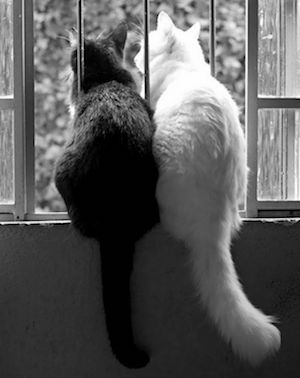
#> input picture katter.jpg, 300 x 378 px
$ python Floyd.py
#> lines starting #> are read from the running program, lines starting #| are printed output that depends on the picture
#> further down, image is the input picture: shape (378, 300, 3); min 0, max 255, mean 89.3
import matplotlib.pyplot as plt
import numpy as np
import imageio


def floyd_steinberg(i):
    floyd = np.zeros(i.shape)
    height, width = i.shape
#> height = 378; width = 300

    for x in range(1, height-1):
        for y in range(0, width-1):

            if i[x][y] < 127.5:
                floyd[x][y] = 0
            else:
                floyd[x][y] = 255

            quant_error = i[x][y] - floyd[x][y]
            i[x + 1][y] = i[x+1][y] + quant_error * 7 / 16
            i[x][y + 1] = i[x][y + 1] + quant_error * 5 / 16
            i[x-1][y+1] = i[x-1][y+1] + quant_error * 3 / 16
            i[x+1][y+1] = i[x+1][y+1] + quant_error * 1 / 16
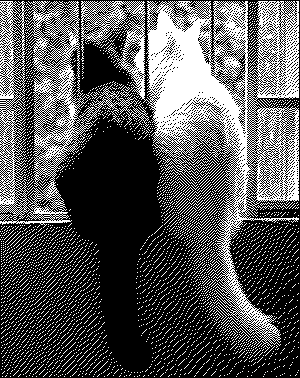
#> floyd: shape (378, 300) float64; 33.6% white in thin lines or dots
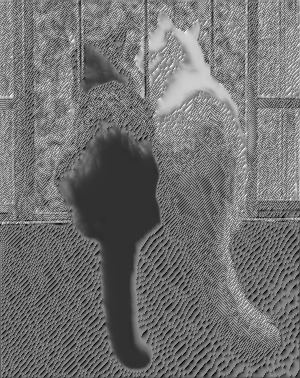
#> i: shape (378, 300) float64; min -70.1, max 321.1, mean 104; drawn with min black and max white

    return floyd


image = imageio.imread("katter.jpg")
image_bw = np.mean(image, axis=2)
plt.imshow(image_bw, cmap="gray")
plt.title("Original image")
plt.show()

mean_image = floyd_steinberg(image_bw)
plt.imshow(mean_image.astype('uint8'), cmap="gray")
plt.title("Floyd-Steinberg image")
plt.show()
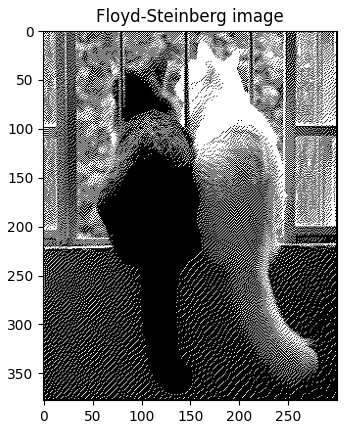
#> figure drawn by matplotlib, 1 panel

$ run again, with sthlm.jpg copied over katter.jpg
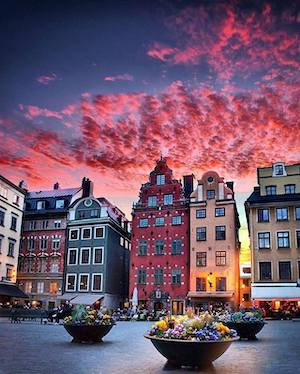
#> input picture sthlm.jpg, 300 x 374 px
#> image is the input picture: shape (374, 300, 3); mean R, G, B 114.7, 85.7, 106.5
#> after the loop in floyd_steinberg, `for x in range(1, height-1):`:
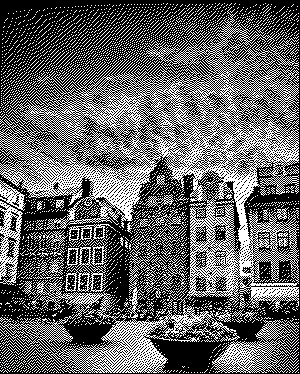
#> floyd: shape (374, 300) float64; 39% white in thin lines or dots
#> `plt.show()`:
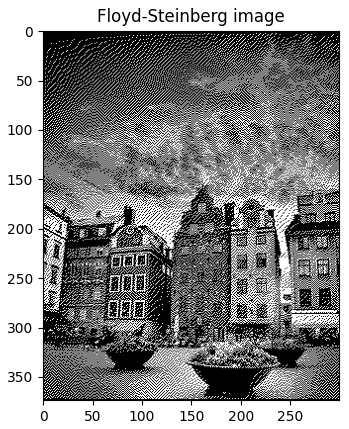
#> figure drawn by matplotlib, 1 panel
